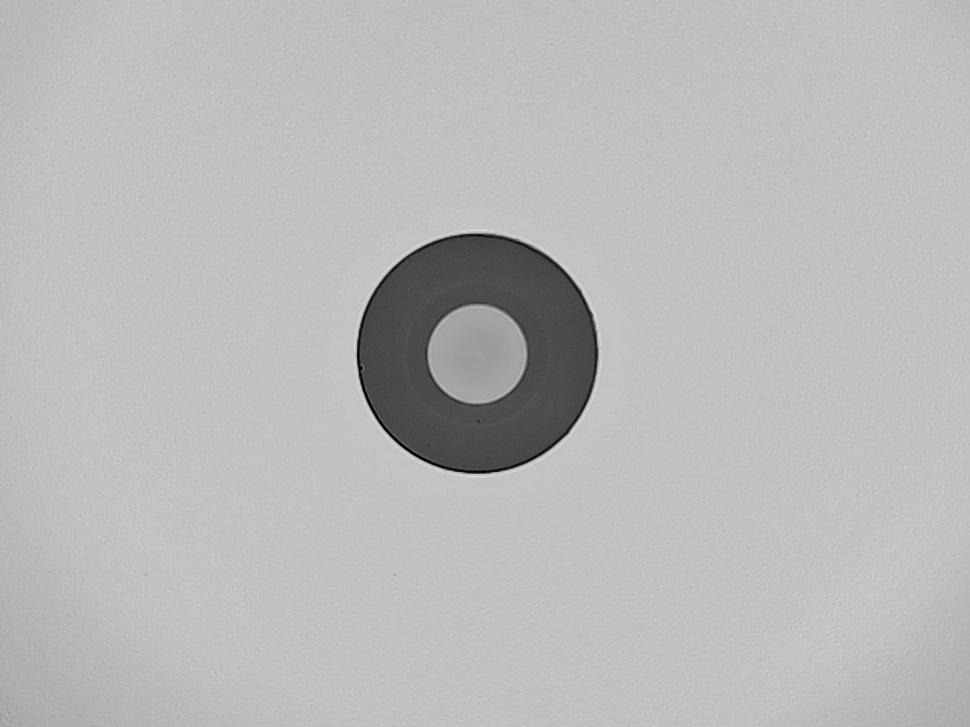
#> input picture samples2/img38.jpg, 970 x 727 px, shrunk from 1152 x 864 before the run, found by its file name
$ python residual_calc.py
#> lines starting #> are read from the running program, lines starting #| are printed output that depends on the picture
import cv2
import numpy as np

# Load grayscale image
img_path = r"C:\Users\Saem1001\Documents\GitHub\OpenCV-Practice\samples2\img38.jpg"
image = cv2.imread(img_path, cv2.IMREAD_GRAYSCALE)
#> image is the input picture: shape (727, 970); min 0, max 225, mean 185.2

# Create structuring element
kernel_size = 7
kernel = cv2.getStructuringElement(cv2.MORPH_RECT, (kernel_size, kernel_size))

# Apply max and min filtering
Imax = cv2.dilate(image, kernel)
Imin = cv2.erode(image, kernel)

# Calculate residual
Ir = Imax - Imin
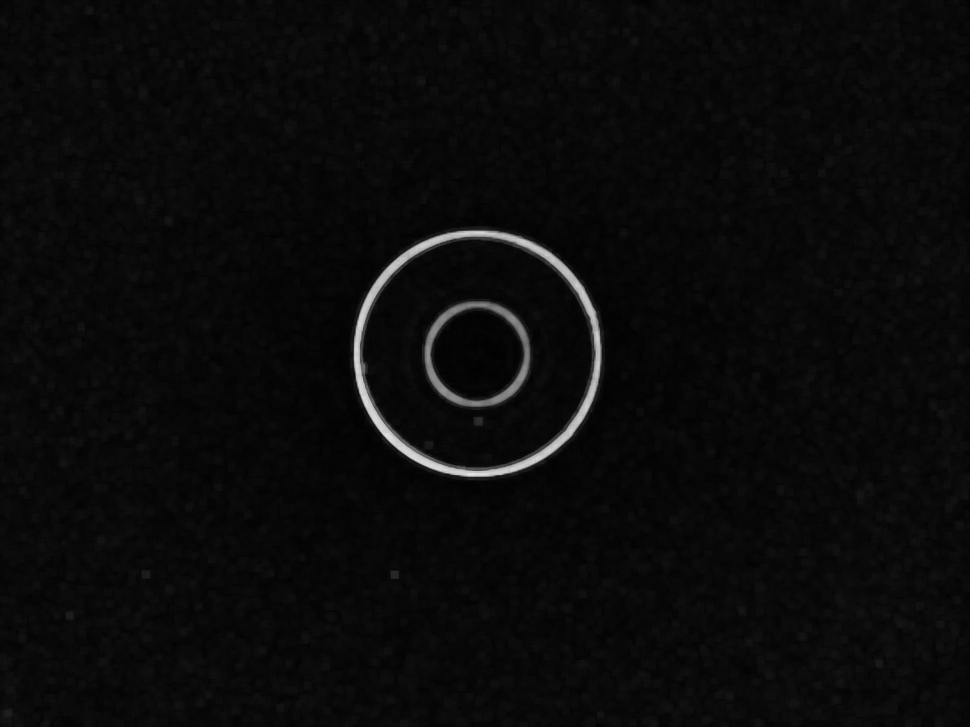
#> Ir: shape (727, 970); min 1, max 225, mean 10.6

# Save result
cv2.imwrite('5_residual.jpg', Ir)
print(f"Residual range: [{Ir.min()}, {Ir.max()}]")
#| Residual range: [1, 225]

$ run again, with samples2/img35.jpg copied over samples2/img38.jpg
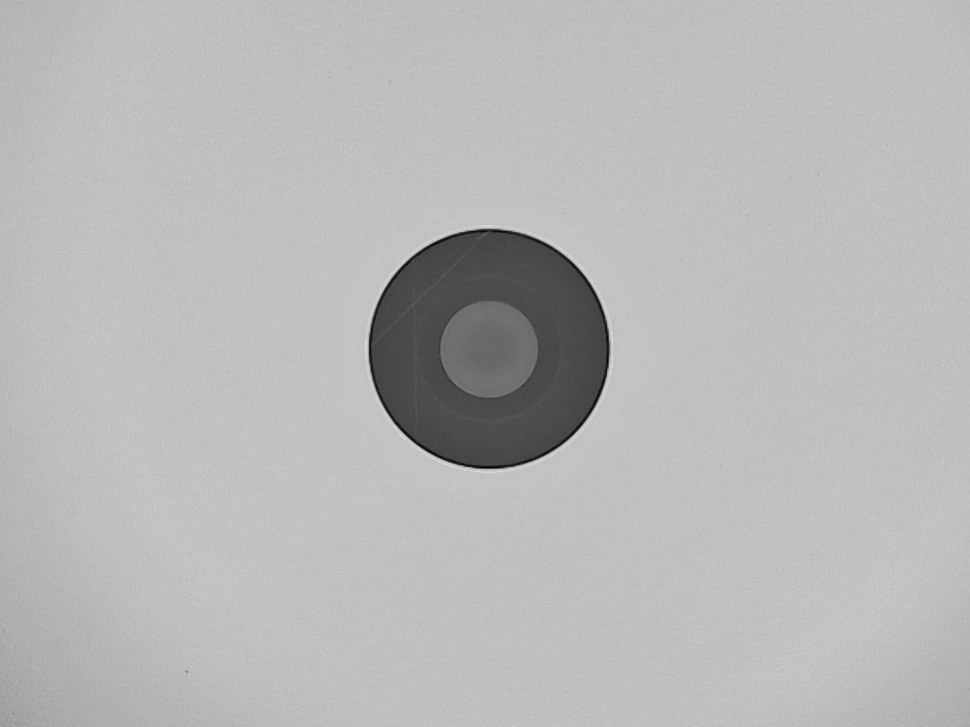
#> input picture samples2/img35.jpg, 970 x 727 px, shrunk from 1152 x 864 before the run, found by its file name
#> image is the input picture: shape (727, 970); min 2, max 223, mean 183.8
#> `Ir = Imax - Imin`:
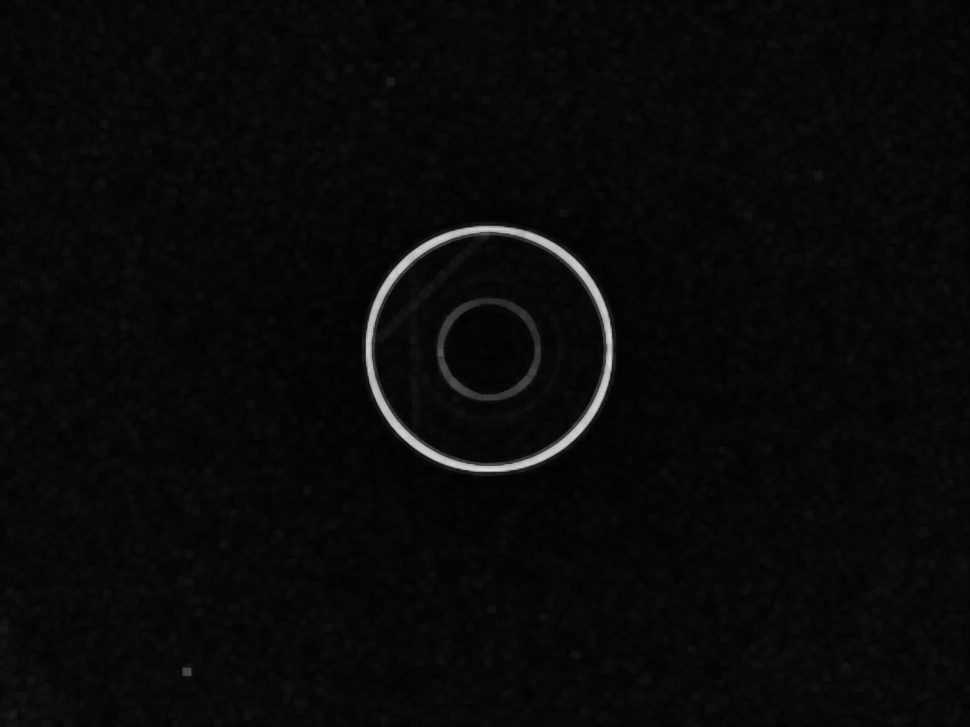
#> Ir: shape (727, 970); min 1, max 218, mean 9.2
#| Residual range: [1, 218]

$ run again, with samples2/ima12.jpg copied over samples2/img38.jpg
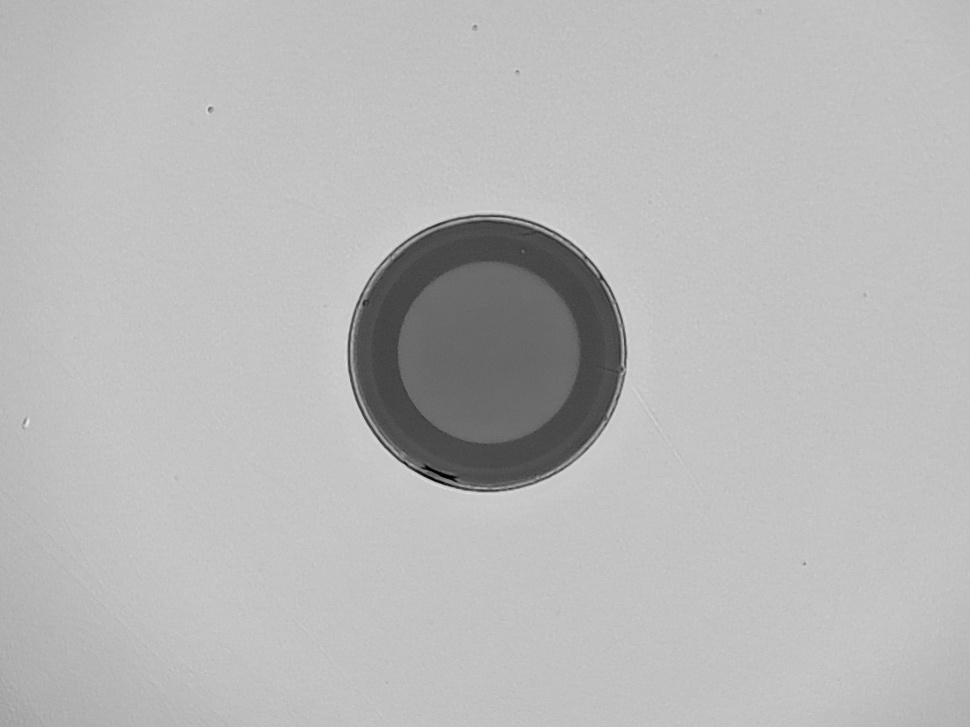
#> input picture samples2/ima12.jpg, 970 x 727 px, shrunk from 1152 x 864 before the run, found by its file name
#> image is the input picture: shape (727, 970); min 0, max 231, mean 184.3
#> `Ir = Imax - Imin`:
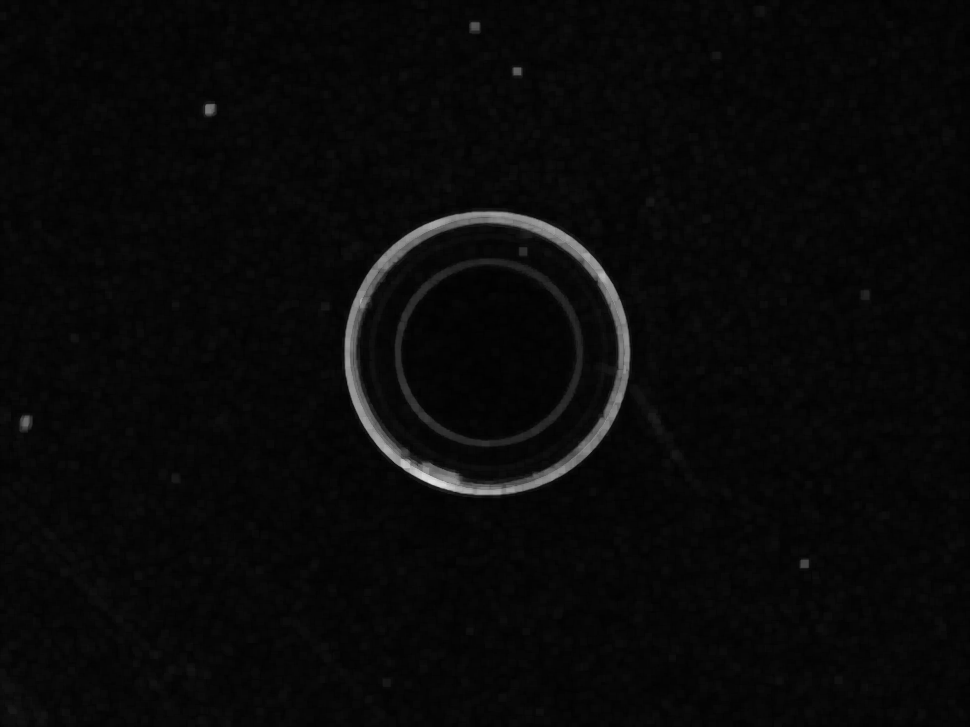
#> Ir: shape (727, 970); min 1, max 222, mean 9.1
#| Residual range: [1, 222]
